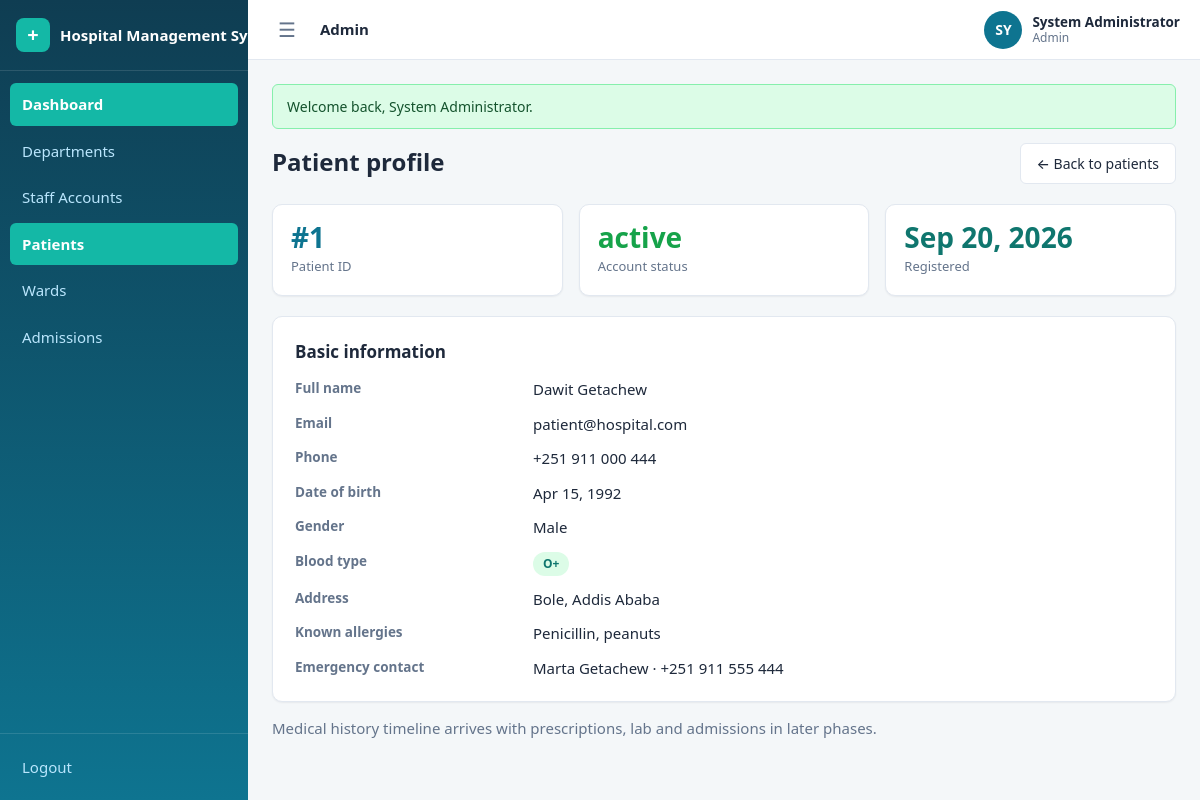
The app's page /admin/patients/1/profile (signed in) with its own data.
### tables this page shows
CREATE TABLE IF NOT EXISTS patients (
    id                      INT UNSIGNED AUTO_INCREMENT PRIMARY KEY,
    user_id                 INT UNSIGNED NOT NULL,
    date_of_birth           DATE DEFAULT NULL,
    gender                  ENUM('male','female','other') DEFAULT NULL,
    address                 VARCHAR(255) DEFAULT NULL,
    emergency_contact_name  VARCHAR(100) DEFAULT NULL,
    emergency_contact_phone VARCHAR(30)  DEFAULT NULL,
    blood_type              ENUM('A+','A-','B+','B-','AB+','AB-','O+','O-') DEFAULT NULL,
    allergies               TEXT DEFAULT NULL,
    created_at              TIMESTAMP NOT NULL DEFAULT CURRENT_TIMESTAMP,
    UNIQUE KEY uq_patients_user (user_id),
    CONSTRAINT fk_patients_user FOREIGN KEY (user_id) REFERENCES users(id) ON DELETE CASCADE
);

CREATE TABLE IF NOT EXISTS users (
    id             INT UNSIGNED AUTO_INCREMENT PRIMARY KEY,
    role           ENUM('admin','doctor','receptionist','patient','nurse','pharmacist','lab_technician') NOT NULL,
    name           VARCHAR(100) NOT NULL,
    email          VARCHAR(150) NOT NULL,
    password       VARCHAR(255) NOT NULL,
    phone          VARCHAR(30)  DEFAULT NULL,
    photo          VARCHAR(255) DEFAULT NULL,
    status         ENUM('active','inactive') NOT NULL DEFAULT 'active',
    last_login_at  DATETIME DEFAULT NULL,
    created_at     TIMESTAMP NOT NULL DEFAULT CURRENT_TIMESTAMP,
    updated_at     TIMESTAMP NOT NULL DEFAULT CURRENT_TIMESTAMP ON UPDATE CURRENT_TIMESTAMP,
    UNIQUE KEY uq_users_email (email)
);

### config/helpers.php (called while the page is built, shortened)
<?php
function e($value): string
{
    return htmlspecialchars((string) $value, ENT_QUOTES, 'UTF-8');
}
function url(string $path = ''): string
{
    return BASE_URL . '/' . ltrim($path, '/');
}
function render_partial(string $view, array $data = []): string
{
    extract($data, EXTR_SKIP);
    require APP_ROOT . '/views/' . $view . '.php';
    return ob_get_clean();
}
function view(string $view, array $data = [], string $layout = 'app'): void
{
    $content = render_partial($view, $data);
}
function format_date(?string $date): string
{
    $dt = date_create($date);
    return $dt ? $dt->format('M j, Y') : '—';
}

### controllers/PatientController.php (called while the page is built, shortened)
<?php
class PatientController
{
    public function profile(array $params): void
    {
        $user    = require_role('admin', 'receptionist');
        $patient = Patient::findById((int) $params['id']);
        view('patients/profile', [
            'patient' => $patient,
            'isAdmin' => $user['role'] === 'admin',
            'roleHome'=> $user['role'] === 'receptionist' ? '/receptionist' : '/admin',
        ]);
    }
}

### public/index.php (called while the page is built, shortened)
<?php
require_once __DIR__ . '/../config/config.php';
$method = $_SERVER['REQUEST_METHOD'];
$path   = '/' . trim($_GET['url'] ?? '', '/');
if ($path !== '/') {
    $path = rtrim($path, '/');
}
[$controllerClass, $action, $params] = dispatch($routes, $method, $path);
$controller = new $controllerClass();
call_user_func_array([$controller, $action], [$params]);
function dispatch(array $routes, string $method, string $path): array
{
    foreach ($routes[$method] ?? [] as $pattern => $handler) {
        $params = match_route($pattern, $path);
        if ($params !== null) {
            return [$handler[0], $handler[1], $params];
        }
    }
    exit;
}
function match_route(string $pattern, string $path): ?array
{
    $patternParts = explode('/', trim($pattern, '/'));
    $pathParts    = $path === '/' ? [''] : explode('/', trim($path, '/'));
    if (count($patternParts) !== count($pathParts)) {
        return null;
    }
    $params = [];
    foreach ($patternParts as $i => $segment) {
        if (strlen($segment) > 2 && $segment[0] === '{' && substr($segment, -1) === '}') {
            $key = substr($segment, 1, -1);
            $params[$key] = urldecode($pathParts[$i]);
        } elseif ($segment !== $pathParts[$i]) {
            return null;
        }
    }
    return $params;
}

### config/config.php (called while the page is built, shortened)
<?php
spl_autoload_register(function (string $class): void {
    foreach (['controllers', 'models'] as $dir) {
        $file = APP_ROOT . '/' . $dir . '/' . $class . '.php';
        if (is_file($file)) {
            return;
        }
    }
});
require_once APP_ROOT . '/config/database.php';
function db(): PDO
{
    return Database::getInstance();
}
require_once APP_ROOT . '/config/helpers.php';

### config/database.php (called while the page is built, shortened)
<?php
final class Database
{
    private static ?PDO $instance = null;
    public static function getInstance(): PDO
    {
        if (self::$instance === null) {
            $dsn = 'mysql:host=' . DB_HOST . ';port=' . DB_PORT . ';dbname=' . DB_NAME . ';charset=' . DB_CHARSET;
            try {
                self::$instance = new PDO($dsn, DB_USER, DB_PASS, [
                    PDO::ATTR_ERRMODE            => PDO::ERRMODE_EXCEPTION,
                    PDO::ATTR_DEFAULT_FETCH_MODE => PDO::FETCH_ASSOC,
                    PDO::ATTR_EMULATE_PREPARES   => false,
                ]);
            } catch (PDOException $e) {
                die('Database connection failed: ' . e($e->getMessage()));
            }
        }
        return self::$instance;
    }
}

### models/Patient.php (called while the page is built, shortened)
<?php
class Patient
{
    public static function findById(int $id)
    {
        $stmt = db()->prepare(
            'SELECT p.*, u.name, u.email, u.phone, u.status, u.created_at AS account_created_at
             FROM patients p
             JOIN users u ON u.id = p.user_id
             WHERE p.id = ?'
        );
        $stmt->execute([$id]);
        return $stmt->fetch() ?: false;
    }
}

### views/patients/profile.php (the view, shortened to what this page needs)
<div class="row">
    <h1 class="page-title grow">Patient profile</h1>
    <a class="btn" href="<?= url($roleHome . '/patients') ?>">&larr; Back to patients</a>
</div>
<div class="stat-grid mt">
    <?= render_partial('partials/stat-card', ['label' => 'Patient ID', 'value' => '#' . (int) $patient['id'], 'tone' => 'primary']) ?>
    <?= render_partial('partials/stat-card', ['label' => 'Account status', 'value' => $patient['status'], 'tone' => $patient['status'] === 'active' ? 'ok' : 'warn']) ?>
    <?= render_partial('partials/stat-card', ['label' => 'Registered', 'value' => format_date($patient['account_created_at']), 'tone' => 'teal']) ?>
</div>
<div class="card mt">
    <h2 class="card-title">Basic information</h2>
    <dl class="def-list">
        <dt>Full name</dt><dd><?= e($patient['name']) ?></dd>
        <dt>Email</dt><dd><?= e($patient['email']) ?></dd>
        <dt>Phone</dt><dd><?= e($patient['phone'] ?: '—') ?></dd>
        <dt>Date of birth</dt><dd><?= $patient['date_of_birth'] ? e(format_date($patient['date_of_birth'])) : '—' ?></dd>
        <dt>Gender</dt><dd><?= e($patient['gender'] ? ucfirst((string) $patient['gender']) : '—') ?></dd>
        <dt>Blood type</dt><dd><span class="badge badge-approved"><?= e($patient['blood_type'] ?: '—') ?></span></dd>
        <dt>Address</dt><dd><?= e($patient['address'] ?: '—') ?></dd>
        <dt>Known allergies</dt><dd><?= e($patient['allergies'] ?: 'None') ?></dd>
        <dt>Emergency contact</dt>
        <dd>
            <?= e($patient['emergency_contact_name'] ?: '—') ?>
            <?= $patient['emergency_contact_phone'] ? ' &middot; ' . e($patient['emergency_contact_phone']) : '' ?>
        </dd>
    </dl>
</div>
<p class="text-muted">Medical history timeline arrives with prescriptions, lab and admissions in later phases.</p>

### views/partials/stat-card.php (shortened to what this page needs)
?><div class="stat-card<?= isset($tone) ? ' stat-' . e($tone) : '' ?>">
    <div class="stat-value"><?= e($value) ?></div>
    <div class="stat-label"><?= e($label) ?></div>
</div>

### public/assets/css/style.css (style rules this page uses)
:root { --primary: #0e7490; --primary-dark: #155e75; --primary-soft: #ecfeff; --teal: #14b8a6; --teal-dark: #0f766e; --bg: #f4f7f9; --surface: #ffffff; --border: #e2e8f0; --text: #1e293b; --text-muted: #64748b; --ok: #16a34a; --ok-soft: #dcfce7; --warn: #b45309; --warn-soft: #fef3c7; --danger: #dc2626; --danger-soft: #fee2e2; --info: #0369a1; --info-soft: #dbeafe; --radius: 10px; --radius-sm: 6px; --shadow-sm: 0 1px 2px rgba(15, 23, 42, .06); --shadow-md: 0 10px 24px rgba(15, 23, 42, .10); --font: 'Segoe UI', system-ui, -apple-system, sans-serif; --sidebar-w: 248px; --sidebar-coll: 76px; --header-h: 60px; }
* { box-sizing: border-box; }
html, body { margin: 0; padding: 0; font-family: var(--font); color: var(--text); background: var(--bg); font-size: 15px; line-height: 1.5; }
a { color: var(--primary); text-decoration: none; }
.text-muted { color: var(--text-muted); }
.app { display: flex; min-height: 100vh; }
.page-title { font-size: 24px; margin: 0 0 4px; }
.mt { margin-top: 20px; }
.card { background: var(--surface); border: 1px solid var(--border); border-radius: var(--radius); box-shadow: var(--shadow-sm); padding: 22px; }
.card-title { margin: 0 0 14px; font-size: 17px; }
.stat-grid { display: grid; grid-template-columns: repeat(auto-fit, minmax(170px, 1fr)); gap: 16px; }
.stat-card { background: var(--surface); border: 1px solid var(--border); border-radius: var(--radius); box-shadow: var(--shadow-sm); padding: 18px; }
.stat-value { font-size: 28px; font-weight: 700; color: var(--primary); line-height: 1; }
.stat-label { font-size: 13px; color: var(--text-muted); margin-top: 6px; }
.stat-ok .stat-value { color: var(--ok); }
.stat-teal .stat-value { color: var(--teal-dark); }
.stat-primary .stat-value { color: var(--primary); }
.btn { display: inline-flex; align-items: center; justify-content: center; gap: 6px; padding: 9px 16px; border-radius: var(--radius-sm); border: 1px solid var(--border); background: var(--surface); color: var(--text); font-size: 14px; font-weight: 500; cursor: pointer; transition: background .15s, border-color .15s, box-shadow .15s; }
.badge { display: inline-block; padding: 3px 10px; border-radius: 999px; font-size: 12px; font-weight: 600; text-transform: capitalize; }
.badge-approved { background: var(--ok-soft); color: var(--teal-dark); }
.def-list { display: grid; grid-template-columns: 220px 1fr; gap: 12px 18px; margin: 0; }
.def-list dt { font-weight: 600; color: var(--text-muted); font-size: 13.5px; }
.def-list dd { margin: 0; }
.row { display: flex; gap: 14px; align-items: center; flex-wrap: wrap; }
.row .grow { flex: 1; }

### records on screen
patients: user.status "active", user.name "Dawit Getachew", user.email "patient@hospital.com", user.phone "+251 911 000 444", date_of_birth "Apr 15, 1992", gender "Male", blood_type "O+", address "Bole, Addis Ababa", allergies "Penicillin, peanuts", emergency_contact_name "Marta Getachew", emergency_contact_phone "+251 911 555 444"

### other values on screen
APP_NAME "Hospital Management…"
$label "Dashboard"
$label "Departments"
$label "Staff Accounts"
$label "Patients"
$label "Wards"
$label "Admissions"
$roleLabel "Admin"
$initials "SY"
$user['name'] "System Administrator"
$flash['message'] "Welcome back, System Administrator."
$value "#1 Sep 20, 2026"
$label "Patient ID Account status Registered"
